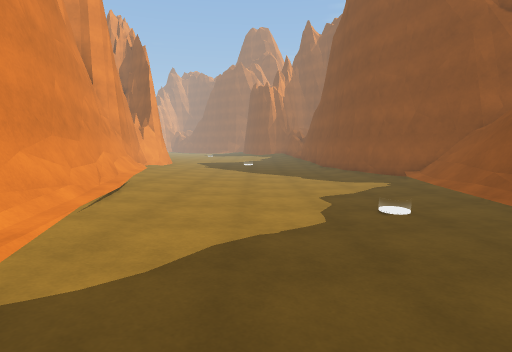
view 1 (above)

12 first-person views from a walk through a 3-D level made in the Unity game engine. The camera is 1.4 m above the floor, tilts 6° down and sees 80° across. The floor is counted in squares, 1 m on a side. Each view is taken from the middle of a square. On the plan, view 1 faces up. The plan holds only what a view shows up to about 14 squares ahead; the rest is blank. The place goes on beyond the plan. The player is left out.

view 2
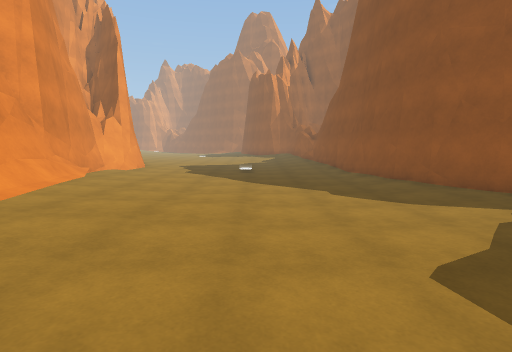

view 3
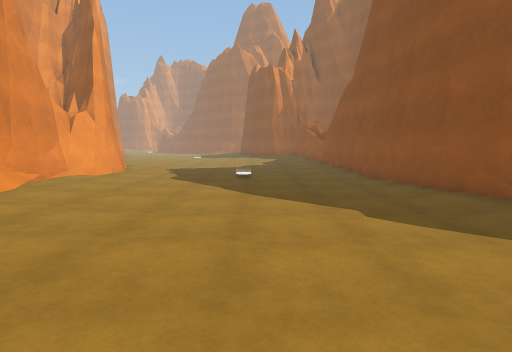

view 4
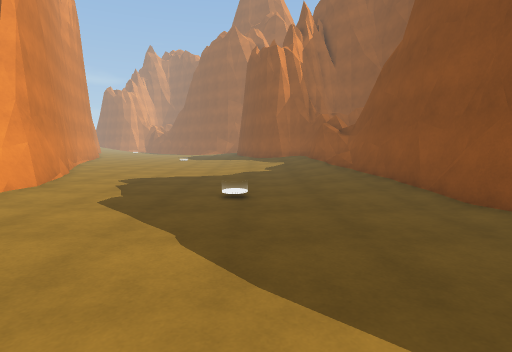

view 5
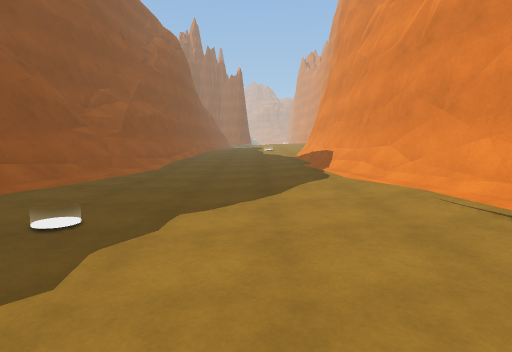

view 6
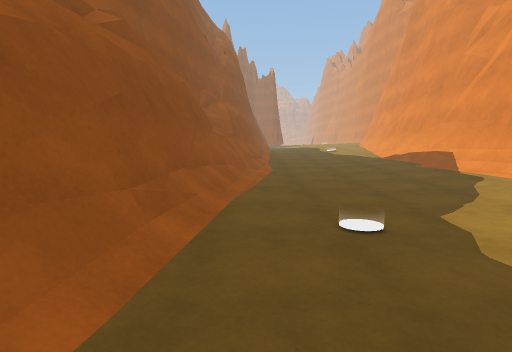

view 7
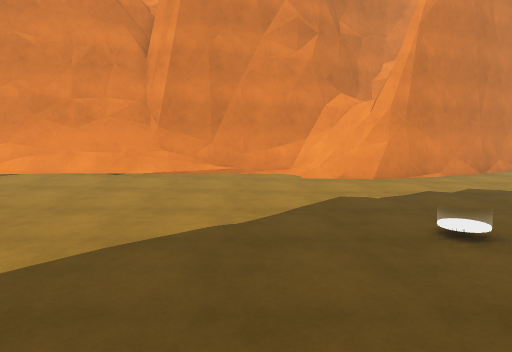

view 8
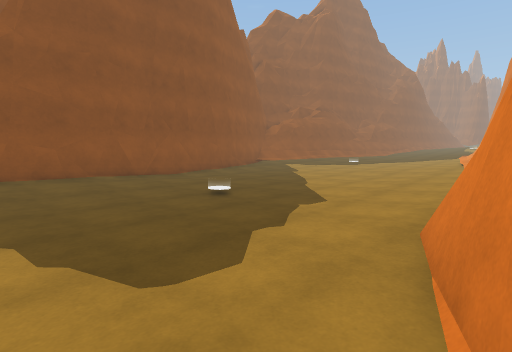

view 9
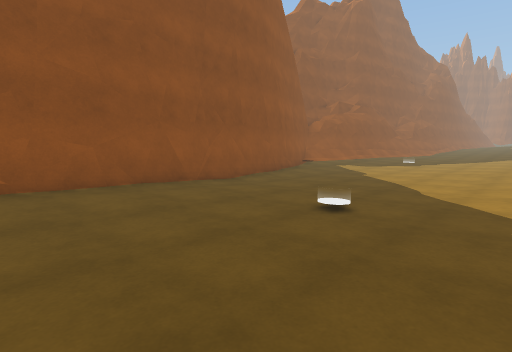

view 10
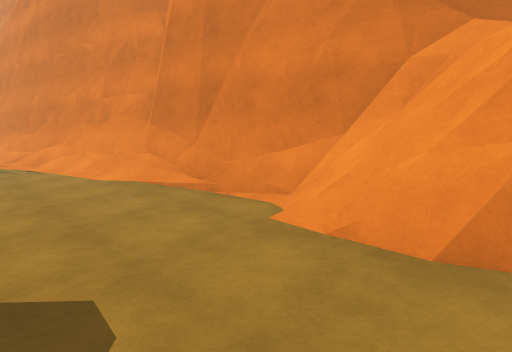

view 11
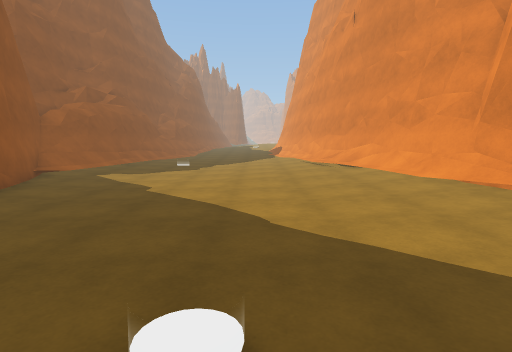

view 12
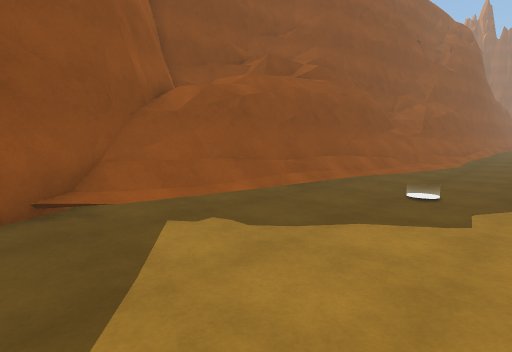

### Floor plan
Key: @ floor where view 1 was taken; # wall or solid block; . main floor; : floor 0.25 m higher than the main floor; + floor 0.5 m higher than the main floor; / step, stairs or slope; = window, fence, low wall or low ledge; ^ raised ledge; O other object.
Columns run from 10 left of view 1 to 8 right of it. Each row starts with its distance up from view 1.
 29  #...........:#
 28  ##..........:##
 27   #..........:##
 26   #...........:#
 25  ###...........#
 24 ^^=#...........#
 23 ^#==...........#
 22  ##/...........#
 21   #:...........#
 20   #=...........##
 19   #/:..........##
 18   ##:...........#
 17   ##/...........#
 16    #/:..........##
 15    #=:...........#
 14    #=/...........##
 13    ##/:..........O#
 12    ##/::......../O#
 11     #=::......../=#
 10     ##/:......../##
  9     ##/:......../##
  8      #/:........=#
  7      #/::......./#
  6      #=::......:/#
  5      ##/::.....//#
  4      ##/::....:/=#
  3       #/:::.:::/=#
  2       #/:::::::/##
  1       #/:::::::/##
  0       #=::@::::/=#
 -1       #=+::::::/##
 -2       #=++:::::=#

Positions as (right, up) in squares from view 1, and headings:
1: (0, 0), facing up
2: (0, 6), facing up
3: (0, 9), facing up
4: (0, 15), facing up
5: (0, 12), facing down
6: (5, 12), facing down
7: (4, 20), facing left
8: (-8, 29), facing down-right
9: (-4, 29), facing down-right
10: (-3, 25), facing down-left
11: (-1, 25), facing down
12: (1, 15), facing down-right
